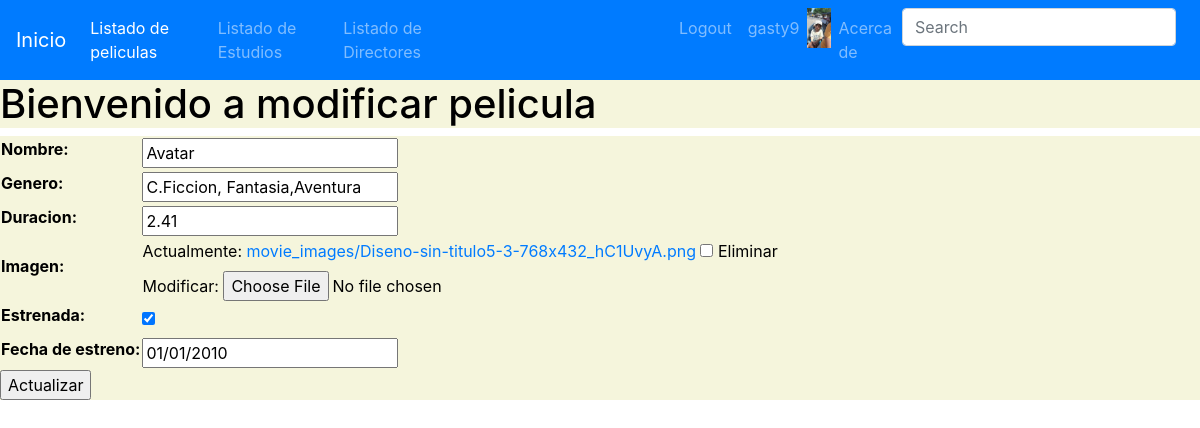
Before: /movies/movies-update/1/ (signed in) with the older database file.
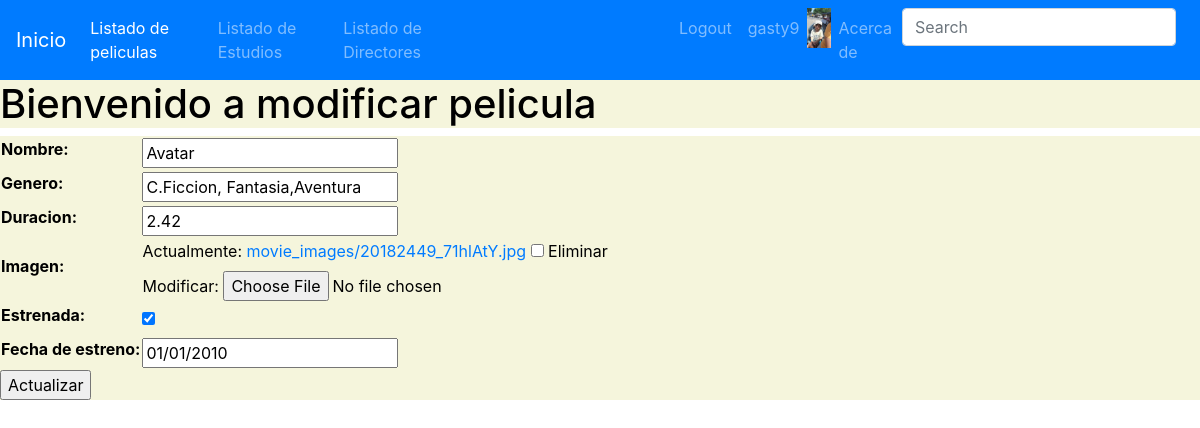
After: the same page with the newer database file.
### movies/models.py (models this page shows, shortened)
class Movies(models.Model):
    name = models.CharField(max_length=100, verbose_name='Nombre')
    type = models.CharField(max_length=100, verbose_name='Genero')
    duration = models.FloatField(verbose_name='Duracion')
    picture = models.ImageField(upload_to='movie_images',null=True, blank=True,verbose_name='Imagen')
    premiered = models.BooleanField(verbose_name='Estrenada', default=True, blank=True)
    date = models.DateField(null=True, blank=True, verbose_name='Fecha de estreno')
    class Meta:
        verbose_name = "Movie"
        verbose_name_plural = "Movies"

### movies/views.py (the view, shortened to what this page needs)
# urls.py: path('movies-update/<int:pk>/',movie_update),
@login_required
def movie_update(request, pk):
    movie = Movies.objects.get(id=pk)
    if request.method == 'GET':
        context = {
            'form': MoviesForm(
                initial={
                    'name':movie.name,
                    'type':movie.type,
                    'duration':movie.duration,
                    'picture':movie.picture,
                    'premiered':movie.premiered,
                    'date':movie.date,
                }
            )
        }
        return render(request, 'update_movies.html', context=context)

### movies/forms.py
class MoviesForm(forms.Form):
    name = forms.CharField(max_length=100, label='Nombre')
    type = forms.CharField(max_length=100, label='Genero')
    duration = forms.FloatField( label='Duracion')
    picture = forms.ImageField(label='Imagen',required=False)
    premiered = forms.BooleanField(label='Estrenada', required=False)
    date = forms.DateField(label='Fecha de estreno',required=False)
    class Meta:
        model = Movies
        fields = ['name','type','duration','picture','premiered']

### templates/update_movies.html (shortened to what this page needs)
{% extends 'base.html' %}
{% block content%}
<h1 style="color: black;background-color: beige;">Bienvenido a modificar pelicula</h1>
    {% if form %}
        <form action="" method="POST"  enctype="multipart/form-data" style="color: black;background-color: beige;">
            <table>
                {{form.as_table}}
            </table>
            <input type="submit" value="Actualizar">
        </form>
    {%endif%}
{% endblock%}

Changed rows visible on the page:
changed Movies "Avatar": duration "2.41" → "2.42"
Other visible differences:
text no longer shown: "Nombre: Genero: Duracion: Imagen: Actualmente: movie_images/Diseno-sin-titulo5-3-768x432_hC1UvyA.png Eliminar Modificar: Estrenada: Fecha de estreno:"
text now shown: "Nombre: Genero: Duracion: Imagen: Actualmente: movie_images/20182449_71hlAtY.jpg Eliminar Modificar: Estrenada: Fecha de estreno:"
